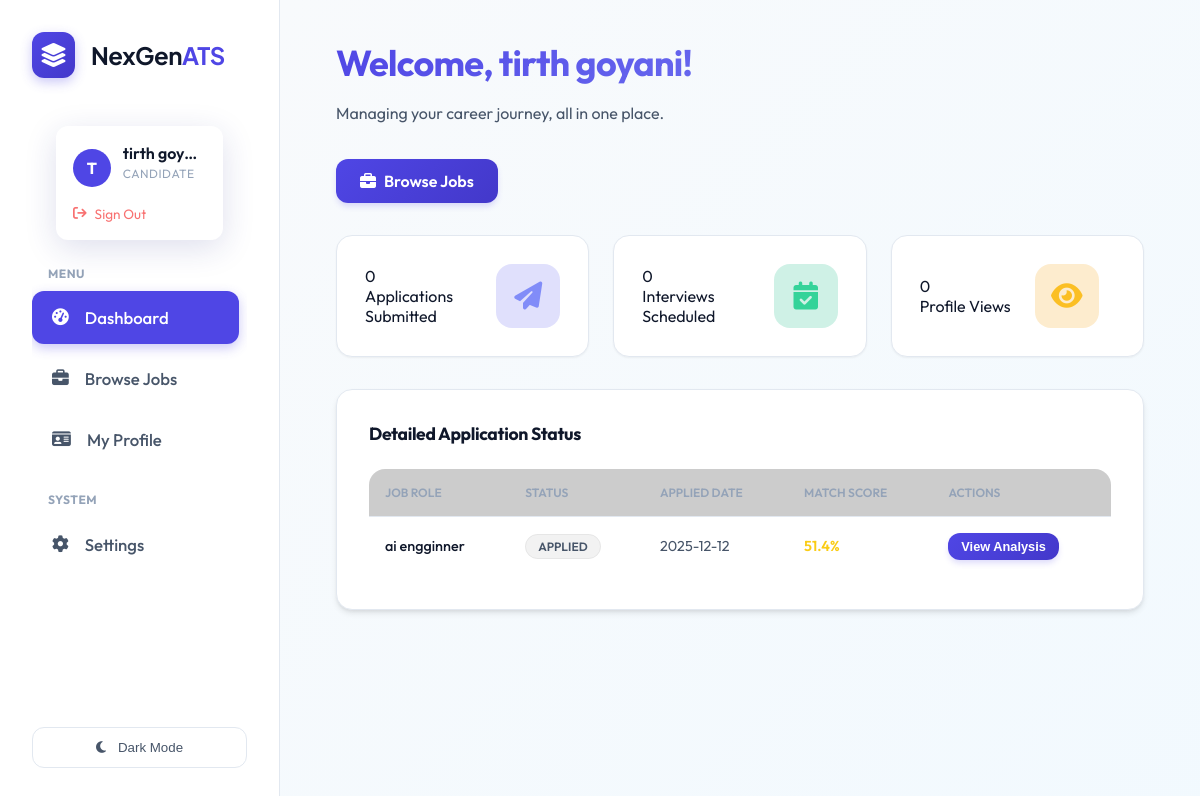
The page / (signed in) on the database its author committed.
### tables this page shows
CREATE TABLE users (
                    id INTEGER PRIMARY KEY AUTOINCREMENT,
                    name TEXT NOT NULL,
                    email TEXT UNIQUE NOT NULL,
                    password_hash TEXT NOT NULL,
                    role TEXT DEFAULT 'candidate', -- recruiter, candidate, admin
                    created_at TIMESTAMP DEFAULT CURRENT_TIMESTAMP
                , resume_path TEXT, skills TEXT, experience TEXT, education TEXT, profile_summary TEXT, full_text TEXT);

CREATE TABLE candidates (
                    id INTEGER PRIMARY KEY AUTOINCREMENT,
                    job_id INTEGER,
                    filename TEXT,
                    semantic_score REAL,
                    skills_score REAL,
                    experience_score REAL,
                    total_score REAL,
                    email TEXT,
                    phone TEXT,
                    full_text TEXT,
                    missing_skills TEXT,
                    interview_questions TEXT,
                    created_at TIMESTAMP DEFAULT CURRENT_TIMESTAMP, user_id INTEGER, status TEXT DEFAULT 'Applied', notes TEXT, name TEXT,
                    FOREIGN KEY(job_id) REFERENCES jobs(id)
                );

CREATE TABLE jobs (
                    id INTEGER PRIMARY KEY AUTOINCREMENT,
                    title TEXT NOT NULL,
                    description TEXT,
                    created_at TIMESTAMP DEFAULT CURRENT_TIMESTAMP,
                    status TEXT DEFAULT 'Open'
                );

### routes/core.py (the view, shortened to what this page needs)
@bp.route('/')
@login_required # Require login for the main dashboard for now
def dashboard():
    if current_user.role == 'candidate':
        conn = database.get_db_connection()
        applications = conn.execute('''
            SELECT c.*, j.title as job_title, j.status as job_status
            FROM candidates c
            JOIN jobs j ON c.job_id = j.id
            WHERE c.user_id = ?
            ORDER BY c.created_at DESC
        ''', (current_user.id,)).fetchall()
        conn.close()
        return render_template('candidate_dashboard.html', applications=applications)

### app.py (called while the page is built)
@login_manager.user_loader
def load_user(user_id):
    return User.get(user_id)

### database.py (called while the page is built)
def get_db_connection():
    db_url = os.getenv('DATABASE_URL')
    if db_url:
        import psycopg2
        from psycopg2.extras import RealDictCursor
        conn = psycopg2.connect(db_url, cursor_factory=RealDictCursor)
        return conn
    else:
        conn = sqlite3.connect(DB_NAME)
        conn.row_factory = sqlite3.Row
        return conn

    @staticmethod
    def get(user_id):
        conn = get_db_connection()
        user = conn.execute('SELECT * FROM users WHERE id = ?', (user_id,)).fetchone()
        conn.close()
        if not user: return None
        return User(user['id'], user['name'], user['email'], user['role'], user['password_hash'],
                   user['resume_path'], user['skills'], user['experience'], user['education'], user['profile_summary'])

### templates/candidate_dashboard.html (shortened to what this page needs)
{% extends 'layout.html' %}
{% block content %}
<div class="dashboard-header" style="margin-bottom: 2rem;">
    <h1
        style="background: linear-gradient(135deg, var(--primary) 0%, #818cf8 100%); -webkit-background-clip: text; -webkit-text-fill-color: transparent; margin-bottom: 0.5rem;">
        Welcome, {{ current_user.name }}!
    </h1>
    <p style="color: var(--text-secondary);">Managing your career journey, all in one place.</p>
</div>
<div style="margin-bottom: 2rem;">
    <a href="/jobs" class="btn-primary">
        <i class="fa-solid fa-briefcase"></i> Browse Jobs
    </a>
</div>
<div class="grid-container">
    <div style="grid-column: span 3; display: grid; grid-template-columns: repeat(3, 1fr); gap: 1.5rem;">
        <div class="glass-card stat-card">
            <div>
                <div class="metric-value">0</div>
                <div class="metric-label">Applications Submitted</div>
            </div>
            <div class="icon-box" style="background: rgba(99, 102, 241, 0.2); color: #818cf8;">
                <i class="fa-solid fa-paper-plane"></i>
            </div>
        </div>
        <div class="glass-card stat-card">
            <div>
                <div class="metric-value">0</div>
                <div class="metric-label">Interviews Scheduled</div>
            </div>
            <div class="icon-box" style="background: rgba(16, 185, 129, 0.2); color: #34d399;">
                <i class="fa-solid fa-calendar-check"></i>
            </div>
        </div>
        <div class="glass-card stat-card">
            <div>
                <div class="metric-value">0</div>
                <div class="metric-label">Profile Views</div>
            </div>
            <div class="icon-box" style="background: rgba(245, 158, 11, 0.2); color: #fbbf24;">
                <i class="fa-solid fa-eye"></i>
            </div>
        </div>
    </div>
    <div style="grid-column: span 3;">
        <div class="glass-card">
            <h3 style="margin-bottom: 1.5rem; font-size: 1.1rem; color: var(--text-primary);">Detailed Application
                Status</h3>
            {% if applications %}
            <div class="table-container"
                style="margin-top: 0; box-shadow: none; border: none; background: transparent;">
                <table style="width: 100%; border-collapse: collapse; color: var(--text-muted); font-size: 0.9rem;">
                    <thead>
                        <tr style="border-bottom: 1px solid rgba(255,255,255,0.1); text-align: left;">
                            <th style="padding: 1rem;">Job Role</th>
                            <th style="padding: 1rem;">Status</th>
                            <th style="padding: 1rem;">Applied Date</th>
                            <th style="padding: 1rem;">Match Score</th>
                            <th style="padding: 1rem;">Actions</th>
                        </tr>
                    </thead>
                    <tbody>
                        {% for app in applications %}
                        <tr style="border-bottom: 1px solid rgba(255,255,255,0.05);">
                            <td style="padding: 1rem; color: var(--text-primary); font-weight: 500;">
                                {{ app.job_title }}
                            </td>
                            <td style="padding: 1rem;">
                                {% set status_color = 'rgba(168, 85, 247, 0.1)' if app.status == 'Interview' else
                                'rgba(16, 185, 129, 0.1)' if app.status == 'Offer' else 'rgba(0, 0, 0, 0.05)' %}
                                {% set text_color = '#a855f7' if app.status == 'Interview' else '#10b981' if app.status
                                == 'Offer' else 'var(--text-secondary)' %}
                                <span
                                    style="background: {{ status_color }}; color: {{ text_color }}; padding: 0.25rem 0.75rem; border-radius: 999px; font-size: 0.75rem; border: 1px solid {{ status_color }}; font-weight: 600; text-transform: uppercase;">
                                    {{ app.status if app.status else 'Applied' }}
                                </span>
                            </td>
                            <td style="padding: 1rem;">
                                {{ app.created_at[:10] }}
                            </td>
                            <td style="padding: 1rem;">
                                <span
                                    style="color: {{ '#34d399' if app.total_score > 70 else '#facc15' if app.total_score > 40 else '#f87171' }}; font-weight: 600;">
                                    {{ app.total_score|round(1) }}%
                                </span>
                            </td>
                            <td style="padding: 1rem;">
                                <button class="btn-primary" onclick="viewCandidate({{ app.id }})"
                                    style="font-size: 0.8rem; padding: 0.4rem 0.8rem;">
                                    View Analysis
                                </button>
                            </td>
                        </tr>
                        {% endfor %}
                    </tbody>
                </table>
            </div>
            {% endif %}
        </div>
    </div>
</div>
{% endblock %}

### templates/layout.html (shortened to what this page needs)
<!DOCTYPE html>
<html lang="en">
<head>
    <link rel="stylesheet" href="https://cdnjs.cloudflare.com/ajax/libs/font-awesome/6.4.0/css/all.min.css">
    <link rel="stylesheet" href="/static/style.css">
</head>
<body>
    <div class="app-container">
        <aside class="sidebar">
            <div class="brand">
                <div class="brand-logo-container"
                    style="background: linear-gradient(135deg, var(--primary), var(--primary-hover)); padding: 8px; border-radius: 12px; box-shadow: 0 4px 12px rgba(79, 70, 229, 0.3);">
                    <i class="fa-solid fa-layer-group" style="color: white; font-size: 1.5rem;"></i>
                </div>
                <span style="font-family: 'Plus Jakarta Sans', sans-serif; letter-spacing: -0.5px;">NexGen<span
                        style="color: var(--primary);">ATS</span></span>
            </div>
            <div class="user-profile-widget">
                {% if current_user.is_authenticated %}
                <div class="user-card glass-effect"
                    style="border: 1px solid rgba(255,255,255,0.1); background: rgba(255,255,255,0.03);">
                    <div style="display: flex; align-items: center; gap: 0.75rem; margin-bottom: 0.75rem;">
                        <div
                            style="width: 38px; height: 38px; background: var(--primary); border-radius: 50%; display: flex; align-items: center; justify-content: center; color: white; font-weight: 700;">
                            {{ current_user.name[0] | upper }}
                        </div>
                        <div style="overflow: hidden;">
                            <div class="user-card-name"
                                style="white-space: nowrap; overflow: hidden; text-overflow: ellipsis;">{{
                                current_user.name }}</div>
                            <div class="user-card-role">{{ current_user.role }}</div>
                        </div>
                    </div>
                    <form action="{{ url_for('auth.logout') }}" method="GET">
                        <button type="submit" class="user-card-logout"
                            style="background: none; border: none; cursor: pointer; padding: 0; width: auto; font-family: inherit;">
                            <i class="fa-solid fa-arrow-right-from-bracket"></i> Sign Out
                        </button>
                    </form>
                </div>
                {% endif %}
            </div>
            <nav style="flex: 1; overflow-y: auto; padding-right: 0.5rem;">
                <p
                    style="font-size: 0.75rem; text-transform: uppercase; color: var(--text-muted); font-weight: 700; margin: 0 0 0.5rem 1rem; letter-spacing: 0.5px;">
                    Menu</p>
                <a href="/" class="nav-item {% if request.path == '/' %}active{% endif %}">
                    <i class="fa-solid fa-gauge-high"></i>
                    <span>Dashboard</span>
                </a>
                {% if current_user.is_authenticated and current_user.role == 'candidate' %}
                <a href="/jobs" class="nav-item {% if request.path == '/jobs' %}active{% endif %}">
                    <i class="fa-solid fa-briefcase"></i>
                    <span>Browse Jobs</span>
                </a>
                <a href="/profile" class="nav-item {% if request.path == '/profile' %}active{% endif %}">
                    <i class="fa-solid fa-id-card"></i>
                    <span>My Profile</span>
                </a>
                {% endif %}
                <p
                    style="font-size: 0.75rem; text-transform: uppercase; color: var(--text-muted); font-weight: 700; margin: 1.5rem 0 0.5rem 1rem; letter-spacing: 0.5px;">
                    System</p>
                <a href="/settings" class="nav-item {% if request.path == '/settings' %}active{% endif %}">
                    <i class="fa-solid fa-gear"></i>
                    <span>Settings</span>
                </a>
            </nav>
            <button id="theme-toggle" class="theme-toggle-btn">
                <i class="fa-solid fa-moon"></i>
                <span>Switch Theme</span>
            </button>
        </aside>
        <main class="main-content">
            {% block content %}{% endblock %}
        </main>
    </div>
</body>
</html>

### rows shown on the page
users: name "T", name "tirth goyani", role "CANDIDATE"
candidates: job_title "ai engginner", status "APPLIED", created_at "2025-12-12", total_score "51.4"
